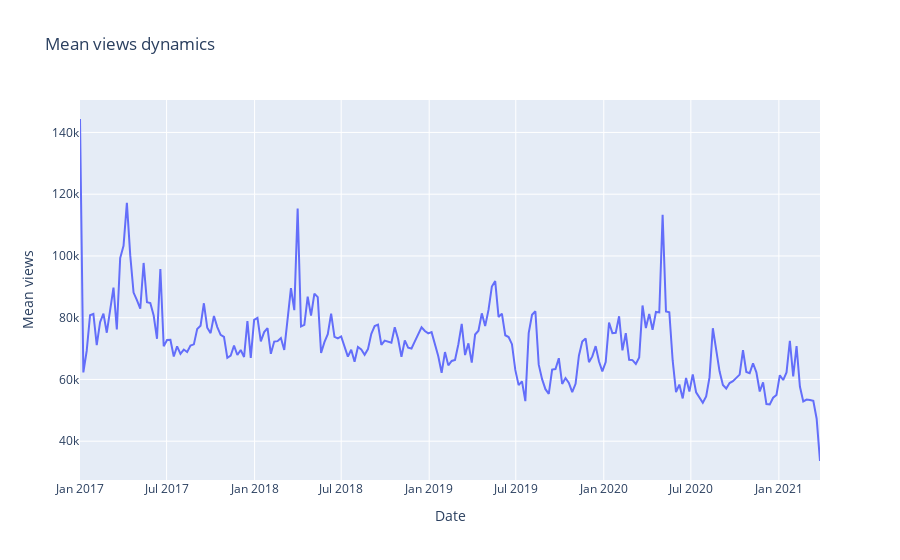

Notebook source saved alongside this figure:
### Code cell
views_dynamics = (
    data.groupby(pd.Grouper(key='date', freq='w'))
        .views
        .mean()['2017-01-01': ])

px.line(
    x=views_dynamics.index, y=views_dynamics.values,
    title='Mean views dynamics', 
    labels={"x": "Date", "y": "Mean views",})

### Figure 1 — Plotly figure (JSON) as saved in the notebook; plotly's stock layout.template omitted (floating-point values rounded to 4 significant figures; data arrays with more than 128 entries replaced by an {"elided": "..."} marker saying what was removed)
{"data": [{"hovertemplate": "Date=%{x}<br>Mean views=%{y}<extra></extra>", "legendgroup": "", "line": {"color": "#636efa", "dash": "solid"}, "mode": "lines", "name": "", "orientation": "v", "showlegend": false, "type": "scatter", "x": {"elided": "222 str values"}, "xaxis": "x", "y": {"elided": "222 float values"}, "yaxis": "y"}], "layout": {"legend": {"tracegroupgap": 0}, "title": {"text": "Mean views dynamics"}, "xaxis": {"anchor": "y", "domain": [0, 1], "title": {"text": "Date"}}, "yaxis": {"anchor": "x", "domain": [0, 1], "title": {"text": "Mean views"}}}}
